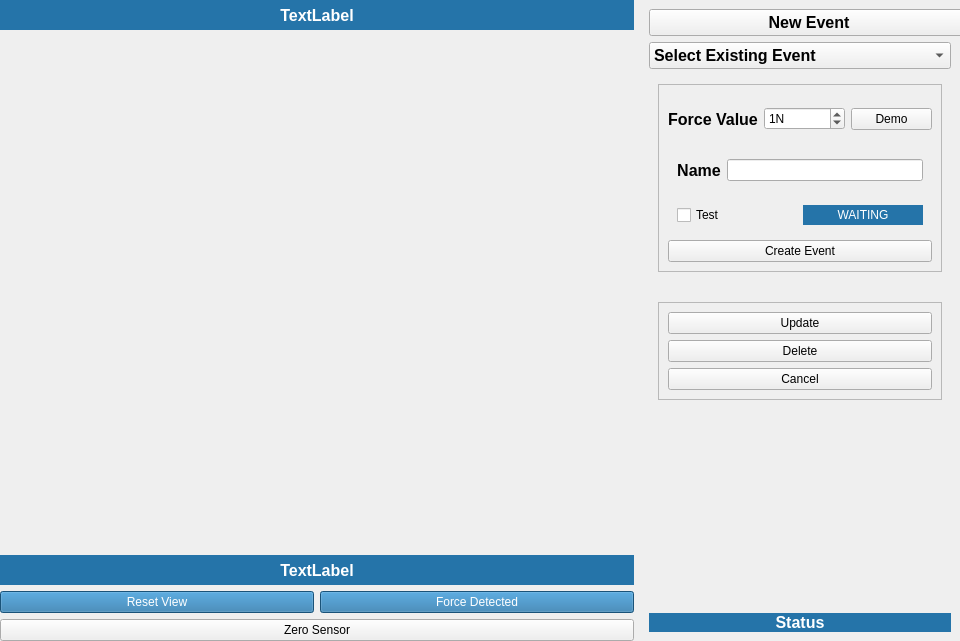
<?xml version="1.0" encoding="UTF-8"?>
<ui version="4.0">
 <class>Form</class>
 <widget class="QWidget" name="Form">
  <property name="geometry">
   <rect>
    <x>0</x>
    <y>0</y>
    <width>960</width>
    <height>641</height>
   </rect>
  </property>
  <property name="minimumSize">
   <size>
    <width>960</width>
    <height>640</height>
   </size>
  </property>
  <property name="maximumSize">
   <size>
    <width>961</width>
    <height>641</height>
   </size>
  </property>
  <property name="windowTitle">
   <string>Form</string>
  </property>
  <layout class="QVBoxLayout" name="verticalLayout">
   <property name="margin">
    <number>0</number>
   </property>
   <item>
    <layout class="QHBoxLayout" name="horizontalLayout">
     <item>
      <widget class="QWidget" name="w_3d_view" native="true">
       <layout class="QVBoxLayout" name="verticalLayout_4">
        <property name="margin">
         <number>0</number>
        </property>
        <item>
         <layout class="QVBoxLayout" name="graphics_wrapper">
          <property name="margin">
           <number>0</number>
          </property>
          <item>
           <widget class="QLabel" name="swap_label">
            <property name="maximumSize">
             <size>
              <width>16777215</width>
              <height>30</height>
             </size>
            </property>
            <property name="font">
             <font>
              <pointsize>12</pointsize>
              <weight>75</weight>
              <bold>true</bold>
             </font>
            </property>
            <property name="styleSheet">
             <string notr="true">background-color:#2574A9; color:#ffffff</string>
            </property>
            <property name="text">
             <string>TextLabel</string>
            </property>
            <property name="alignment">
             <set>Qt::AlignCenter</set>
            </property>
           </widget>
          </item>
          <item>
           <widget class="QWidget" name="widget" native="true">
            <layout class="QVBoxLayout" name="verticalLayout_6">
             <property name="margin">
              <number>0</number>
             </property>
             <item>
              <layout class="QVBoxLayout" name="graphics_layout"/>
             </item>
            </layout>
           </widget>
          </item>
          <item>
           <widget class="QLabel" name="selected_arrow_label">
            <property name="maximumSize">
             <size>
              <width>16777215</width>
              <height>30</height>
             </size>
            </property>
            <property name="font">
             <font>
              <pointsize>12</pointsize>
              <weight>75</weight>
              <italic>false</italic>
              <bold>true</bold>
             </font>
            </property>
            <property name="styleSheet">
             <string notr="true">background-color:#2574A9; color:#ffffff</string>
            </property>
            <property name="text">
             <string>TextLabel</string>
            </property>
            <property name="alignment">
             <set>Qt::AlignCenter</set>
            </property>
           </widget>
          </item>
          <item>
           <layout class="QHBoxLayout" name="horizontalLayout_4">
            <item>
             <widget class="QPushButton" name="reset_view_button">
              <property name="focusPolicy">
               <enum>Qt::NoFocus</enum>
              </property>
              <property name="styleSheet">
               <string notr="true">background-color:#2574A9; color:#ffffff</string>
              </property>
              <property name="text">
               <string>Reset View</string>
              </property>
             </widget>
            </item>
            <item>
             <widget class="QPushButton" name="swap_arrows_button">
              <property name="styleSheet">
               <string notr="true">background-color:#2574A9; color:#ffffff</string>
              </property>
              <property name="text">
               <string>Force Detected</string>
              </property>
             </widget>
            </item>
           </layout>
          </item>
          <item>
           <widget class="QPushButton" name="zero_sensor_button">
            <property name="text">
             <string>Zero Sensor</string>
            </property>
           </widget>
          </item>
         </layout>
        </item>
       </layout>
      </widget>
     </item>
     <item>
      <widget class="QWidget" name="widget_2" native="true">
       <property name="maximumSize">
        <size>
         <width>320</width>
         <height>16777215</height>
        </size>
       </property>
       <layout class="QVBoxLayout" name="verticalLayout_2">
        <item>
         <widget class="QPushButton" name="new_event_button">
          <property name="minimumSize">
           <size>
            <width>320</width>
            <height>0</height>
           </size>
          </property>
          <property name="maximumSize">
           <size>
            <width>321</width>
            <height>16777215</height>
           </size>
          </property>
          <property name="font">
           <font>
            <pointsize>12</pointsize>
            <weight>75</weight>
            <bold>true</bold>
           </font>
          </property>
          <property name="text">
           <string>New Event</string>
          </property>
         </widget>
        </item>
        <item>
         <widget class="QComboBox" name="select_event_combo">
          <property name="font">
           <font>
            <pointsize>12</pointsize>
            <weight>75</weight>
            <bold>true</bold>
           </font>
          </property>
          <item>
           <property name="text">
            <string>Select Existing Event</string>
           </property>
          </item>
         </widget>
        </item>
        <item>
         <widget class="QWidget" name="event_widget" native="true">
          <layout class="QVBoxLayout" name="verticalLayout_7">
           <item>
            <widget class="QFrame" name="event_frame">
             <property name="frameShape">
              <enum>QFrame::StyledPanel</enum>
             </property>
             <property name="frameShadow">
              <enum>QFrame::Raised</enum>
             </property>
             <layout class="QVBoxLayout" name="verticalLayout_5">
              <item>
               <widget class="QWidget" name="widget_3" native="true">
                <property name="minimumSize">
                 <size>
                  <width>0</width>
                  <height>50</height>
                 </size>
                </property>
                <property name="maximumSize">
                 <size>
                  <width>16777215</width>
                  <height>16777215</height>
                 </size>
                </property>
                <layout class="QHBoxLayout" name="horizontalLayout_3">
                 <property name="spacing">
                  <number>6</number>
                 </property>
                 <property name="margin">
                  <number>0</number>
                 </property>
                 <item>
                  <widget class="QLabel" name="label">
                   <property name="font">
                    <font>
                     <pointsize>12</pointsize>
                     <weight>75</weight>
                     <bold>true</bold>
                    </font>
                   </property>
                   <property name="text">
                    <string>Force Value</string>
                   </property>
                   <property name="alignment">
                    <set>Qt::AlignCenter</set>
                   </property>
                  </widget>
                 </item>
                 <item>
                  <widget class="QSpinBox" name="force_spin">
                   <property name="suffix">
                    <string>N</string>
                   </property>
                   <property name="value">
                    <number>1</number>
                   </property>
                  </widget>
                 </item>
                 <item>
                  <widget class="QPushButton" name="pushButton_2">
                   <property name="focusPolicy">
                    <enum>Qt::NoFocus</enum>
                   </property>
                   <property name="text">
                    <string>Demo</string>
                   </property>
                  </widget>
                 </item>
                </layout>
               </widget>
              </item>
              <item>
               <widget class="QWidget" name="widget_5" native="true">
                <layout class="QHBoxLayout" name="horizontalLayout_5">
                 <item>
                  <widget class="QLabel" name="label_3">
                   <property name="maximumSize">
                    <size>
                     <width>16777215</width>
                     <height>30</height>
                    </size>
                   </property>
                   <property name="font">
                    <font>
                     <pointsize>12</pointsize>
                     <weight>75</weight>
                     <bold>true</bold>
                    </font>
                   </property>
                   <property name="text">
                    <string>Name</string>
                   </property>
                   <property name="alignment">
                    <set>Qt::AlignCenter</set>
                   </property>
                  </widget>
                 </item>
                 <item>
                  <widget class="QLineEdit" name="name_field">
                   <property name="maximumSize">
                    <size>
                     <width>16777215</width>
                     <height>30</height>
                    </size>
                   </property>
                  </widget>
                 </item>
                </layout>
               </widget>
              </item>
              <item>
               <widget class="QWidget" name="widget_6" native="true">
                <layout class="QHBoxLayout" name="horizontalLayout_6">
                 <item>
                  <widget class="QCheckBox" name="test_checkbox">
                   <property name="focusPolicy">
                    <enum>Qt::NoFocus</enum>
                   </property>
                   <property name="text">
                    <string>Test</string>
                   </property>
                  </widget>
                 </item>
                 <item>
                  <widget class="QLabel" name="test_label">
                   <property name="styleSheet">
                    <string notr="true">background-color:#2574A9; color:#ffffff</string>
                   </property>
                   <property name="text">
                    <string>WAITING</string>
                   </property>
                   <property name="alignment">
                    <set>Qt::AlignCenter</set>
                   </property>
                  </widget>
                 </item>
                </layout>
               </widget>
              </item>
              <item>
               <widget class="QPushButton" name="create_event_button">
                <property name="focusPolicy">
                 <enum>Qt::NoFocus</enum>
                </property>
                <property name="text">
                 <string>Create Event</string>
                </property>
               </widget>
              </item>
             </layout>
            </widget>
           </item>
          </layout>
         </widget>
        </item>
        <item>
         <widget class="QWidget" name="w_event_options" native="true">
          <property name="minimumSize">
           <size>
            <width>0</width>
            <height>0</height>
           </size>
          </property>
          <layout class="QVBoxLayout" name="verticalLayout_3">
           <property name="margin">
            <number>0</number>
           </property>
          </layout>
         </widget>
        </item>
        <item>
         <widget class="QWidget" name="manage_widget" native="true">
          <layout class="QVBoxLayout" name="verticalLayout_8">
           <item>
            <widget class="QFrame" name="frame">
             <property name="frameShape">
              <enum>QFrame::StyledPanel</enum>
             </property>
             <property name="frameShadow">
              <enum>QFrame::Raised</enum>
             </property>
             <layout class="QVBoxLayout" name="verticalLayout_9">
              <item>
               <widget class="QPushButton" name="manage_update_button">
                <property name="text">
                 <string>Update</string>
                </property>
               </widget>
              </item>
              <item>
               <widget class="QPushButton" name="manage_delete_button">
                <property name="text">
                 <string>Delete</string>
                </property>
               </widget>
              </item>
              <item>
               <widget class="QPushButton" name="manage_cancel_button">
                <property name="text">
                 <string>Cancel</string>
                </property>
               </widget>
              </item>
             </layout>
            </widget>
           </item>
          </layout>
         </widget>
        </item>
        <item>
         <spacer name="verticalSpacer">
          <property name="orientation">
           <enum>Qt::Vertical</enum>
          </property>
          <property name="sizeHint" stdset="0">
           <size>
            <width>20</width>
            <height>40</height>
           </size>
          </property>
         </spacer>
        </item>
        <item>
         <widget class="QLabel" name="status_label">
          <property name="font">
           <font>
            <pointsize>12</pointsize>
            <weight>75</weight>
            <bold>true</bold>
           </font>
          </property>
          <property name="styleSheet">
           <string notr="true">background-color:#2574A9; color:#ffffff</string>
          </property>
          <property name="text">
           <string>Status</string>
          </property>
          <property name="alignment">
           <set>Qt::AlignCenter</set>
          </property>
         </widget>
        </item>
       </layout>
      </widget>
     </item>
    </layout>
   </item>
  </layout>
 </widget>
 <resources/>
 <connections/>
</ui>
